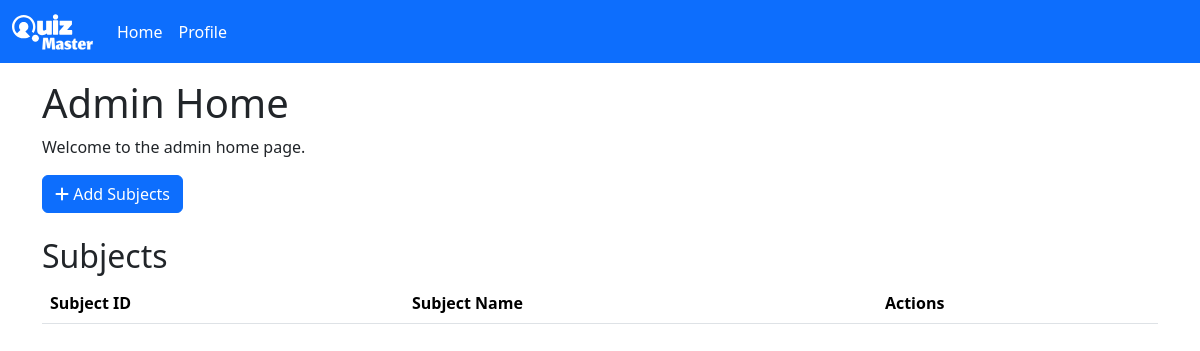
The app's page /admin_home (signed in), older data.
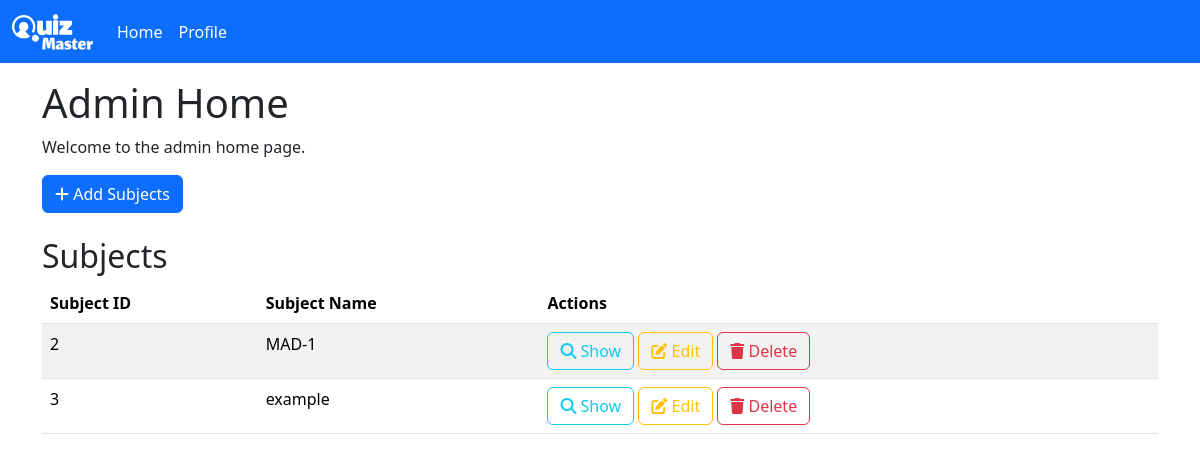
The same page, newer data.
### models.py (models this page shows)
class Subject(db.Model):
    id = db.Column(db.Integer, primary_key=True, autoincrement=True)
    name = db.Column(db.String(80), unique=True, nullable=False)
    description = db.Column(db.String(120), default="Not available")
    chapters = db.relationship("Chapter", backref="subject", lazy=True)

### routes.py (the view)
    @app.route("/admin_home")
    @admin_required
    def admin_home():
        if "admin" in session and session["admin"] is True:
            subjects = Subject.query.all()
            return render_template("admin_home.html", subjects=subjects)
        else:
            flash("Access denied")
            return redirect(url_for("home"))

### templates/admin_home.html (shortened to what this page needs)
{% extends 'base.html' %}
{% block content %}
<div class="container mt-3">
    <h1>Admin Home</h1>
    <p>Welcome to the admin home page.</p>
    <div class="col">
        <a href="{{url_for('add_subjects')}}" class="btn btn-primary"><i class="fas fa-plus"></i> Add Subjects</a>
    </div>
    <br>
    <h2>Subjects</h2>
    <table class="table table-striped">
        <thead>
            <tr>
                <th>Subject ID</th>
                <th>Subject Name</th>
                <th>Actions</th>
            </tr>
        </thead>
        <tbody>
            {% for subject in subjects %}
            <tr>
                <td>{{subject.id}}</td>
                <td>{{subject.name}}</td>
                <td>
                    <a href="{{url_for('show_subject', id=subject.id)}}" class="btn btn-outline-info"><i
                            class="fas fa-search"></i> Show</a>
                    <a href="{{url_for('edit_subject', id=subject.id)}}" class="btn btn-outline-warning"><i
                            class="fas fa-edit"></i> Edit</a>
                    <a href="{{url_for('delete_subject', id=subject.id)}}" class="btn btn-outline-danger"><i
                            class="fas fa-trash"></i> Delete</a>
                </td>
            </tr>
            {% endfor %}
        </tbody>
    </table>
</div>
{% endblock %}

### templates/base.html (shortened to what this page needs)
<!DOCTYPE html>
<html lang="en">
<head>
    <link href="https://cdn.jsdelivr.net/npm/bootstrap@5.3.3/dist/css/bootstrap.min.css" rel="stylesheet"
>
    <link rel="stylesheet" href="https://cdnjs.cloudflare.com/ajax/libs/font-awesome/6.7.2/css/all.min.css"
 />
</head>
<body>
    {% include 'navbar.html' with context %}
    {% block content %}
    {% endblock %}
</body>
</html>

### templates/navbar.html (shortened to what this page needs)
<nav class="navbar navbar-expand-lg navbar-dark bg-primary">
    <div class="container-fluid">
        <a class="navbar-brand" href="{{url_for('index')}}">
            <img src="{{ url_for('static', filename='svg/logo.svg') }}" alt="Logo" width="81" height="36" class="d-inline-block align-text-top">
          </a>
        {% if 'user_id' in session %}
        <div class="collapse navbar-collapse" id="navbarNav">
            <ul class="navbar-nav">
              <li class="nav-item">
                <a class="nav-link active" aria-current="page" href="{{url_for('home')}}">Home</a>
              </li>
              <li class="nav-item">
                <a class="nav-link active" href="{{url_for('profile')}}">Profile</a>
              </li>
            </ul>
          </div>
        {% endif %}
    </div>
</nav>

Row changes from the older to the newer data that the page shows:
added Subject: id "2", name "MAD-1"
added Subject: id "3", name "example"
